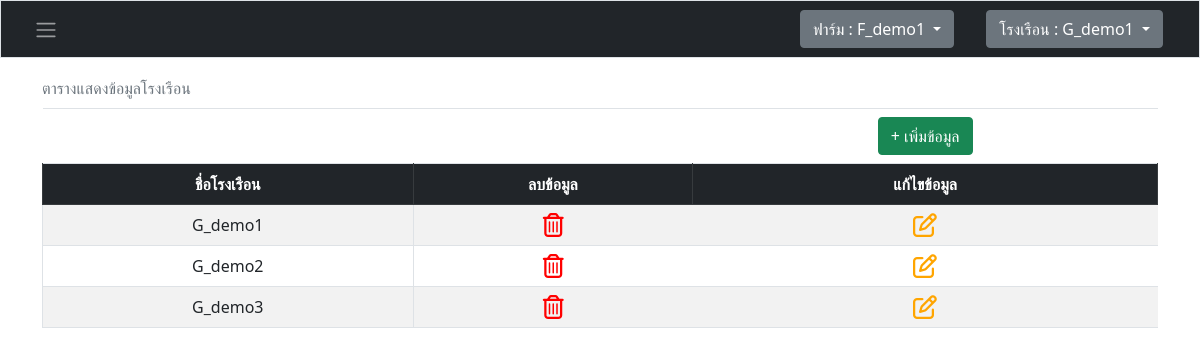
/php/ShowGreenhouse.php (signed in), run on the app's committed database.
### tables this page shows
CREATE TABLE `tb_greenhouse` (
  `id_greenhouse` int(5) UNSIGNED ZEROFILL NOT NULL COMMENT 'รหัสโรงเรือน',
  `id_farm` int(4) UNSIGNED ZEROFILL NOT NULL COMMENT 'รหัสฟาร์ม',
  `name_greenhouse` varchar(50) NOT NULL COMMENT 'ชื่อฟาร์ม'
);

### Connect/session.php (called while the page is built, shortened)
<?php
if (isset($_SESSION["farm_name"])) {
    $farm_name =  $_SESSION["farm_name"];
}
?>

### php/ShowGreenhouse.php (the view, shortened to what this page needs)
<?php
include '../Connect/session.php';
$sql = "SELECT * FROM `tb_greenhouse`
INNER JOIN `tb_farm`ON tb_greenhouse.id_farm = tb_farm.id_farm
WHERE tb_farm.name_farm = '$farm_name'";
$result = mysqli_query($conn, $sql);
?>
<!doctype html>
<html lang="en">
<head>
  <link href="https://cdn.jsdelivr.net/npm/bootstrap@5.0.0-beta3/dist/css/bootstrap.min.css" rel="stylesheet" />
  <link rel="stylesheet" href="https://cdnjs.cloudflare.com/ajax/libs/font-awesome/6.2.1/css/all.min.css" />
</head>
<body>
  <?php include '../navbar/navbar.php'; ?>
  <div class="pt-5 main-content-div" style=" text-align: center;">
    <div class="container" style="margin-top: 20px;">
      <table class="table table-striped table-bordered">
        <caption class="caption-top">ตารางแสดงข้อมูลโรงเรือน</caption>
        <thead>
          <th style="border: none;">
          </th>
          <th style="border: none;"></th>
          <th style="border: none;">
            <button class="btn btn-success" data-bs-toggle="modal" data-bs-target="#add_data_Modal">+ เพิ่มข้อมูล</button>
          </th>
        </thead>
        <thead class="table-dark">
          <tr>
            <th>ชื่อโรงเรือน</th>
            <th>ลบข้อมูล</th>
            <th>แก้ไขข้อมูล</th>
          </tr>
        </thead>
        <tbody>
          <?php
          while ($row = mysqli_fetch_array($result)) {
          ?>
            <tr>
              <td><?= $row["name_greenhouse"] ?></td>
              <td style="border: none;">
                <a class="" style="color: red;" href="../phpsql/delete_data.php?id=<?= $row['id_greenhouse'] ?>&tb=tb_greenhouse&idtb=id_greenhouse&location=../php/ShowGreenhouse.php" onclick="Del(this.href);return false;"><i class="fa-regular fa-trash-can fa-xl"></i></a>
              </td>
              <td style="border: none;">
                <a type="button" class="edit-button" style="color: orange; cursor: pointer;" data-bs-toggle="modal" data-bs-target="#update_data_Modal" data-greenhouse_name="<?= $row["name_greenhouse"] ?>" data-id_greenhouse="<?= $row["id_greenhouse"] ?>"><i class="fa-regular fa-pen-to-square fa-xl"></i></a>
              </td>
            </tr>
          <?php
          }
          ?>
        </tbody>
      </table>
    </div>
  </div>
</body>
</html>

### data on the page
tb_greenhouse: name_greenhouse "G_demo1"
tb_greenhouse: name_greenhouse "G_demo2"
tb_greenhouse: name_greenhouse "G_demo3"

### other printed values
$farm_name "F_demo1"
$greenhouse_name "G_demo1"
